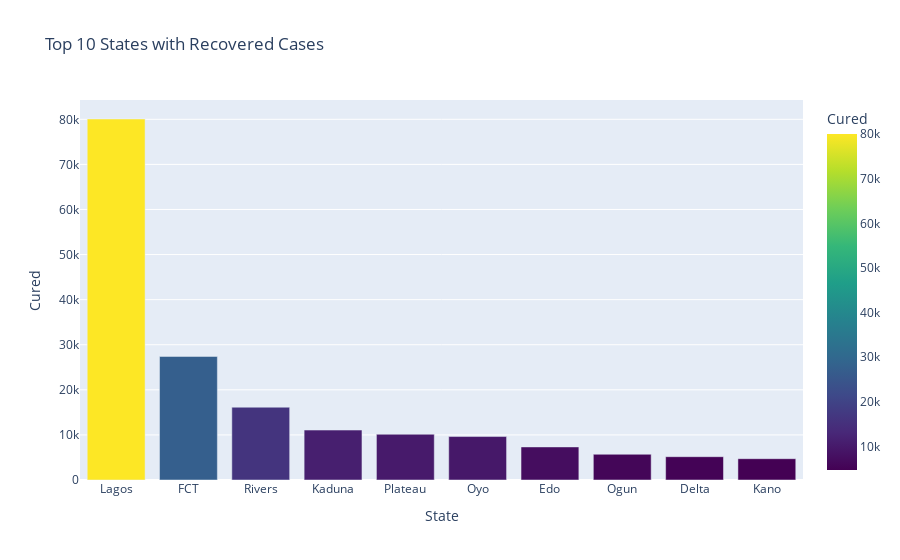

The notebook cell this image was saved under:
### Code cell
# c. Top 10 recovered countries (Bar plot)

top10_recovered = pd.DataFrame(df_new.groupby('State')['Cured'].sum().nlargest(10).sort_values(ascending = False))
fig3 = px.bar(top10_recovered, x = top10_recovered.index, y = 'Cured', height = 600, color = 'Cured',
             title = 'Top 10 States with Recovered Cases', color_continuous_scale = px.colors.sequential.Viridis)
fig3.show()

### Figure 1 — Plotly figure (JSON) as saved in the notebook; plotly's stock layout.template omitted (floating-point values rounded to 4 significant figures)
{"data": [{"alignmentgroup": "True", "hovertemplate": "State=%{x}<br>Cured=%{marker.color}<extra></extra>", "legendgroup": "", "marker": {"color": [80066, 27405, 16148, 11073, 10149, 9634, 7335, 5705, 5170, 4726], "coloraxis": "coloraxis", "pattern": {"shape": ""}}, "name": "", "offsetgroup": "", "orientation": "v", "showlegend": false, "textposition": "auto", "type": "bar", "x": ["Lagos", "FCT", "Rivers", "Kaduna", "Plateau", "Oyo", "Edo", "Ogun", "Delta", "Kano"], "xaxis": "x", "y": [80066, 27405, 16148, 11073, 10149, 9634, 7335, 5705, 5170, 4726], "yaxis": "y"}], "layout": {"autosize": true, "barmode": "relative", "coloraxis": {"colorbar": {"title": {"text": "Cured"}}, "colorscale": [[0, "#440154"], [0.1111, "#482878"], [0.2222, "#3e4989"], [0.3333, "#31688e"], [0.4444, "#26828e"], [0.5556, "#1f9e89"], [0.6667, "#35b779"], [0.7778, "#6ece58"], [0.8889, "#b5de2b"], [1, "#fde725"]]}, "legend": {"tracegroupgap": 0}, "title": {"text": "Top 10 States with Recovered Cases"}, "xaxis": {"anchor": "y", "autorange": true, "domain": [0, 1], "range": [-0.5, 9.5], "title": {"text": "State"}, "type": "category"}, "yaxis": {"anchor": "x", "autorange": true, "domain": [0, 1], "range": [0, 84280], "title": {"text": "Cured"}, "type": "linear"}}}
